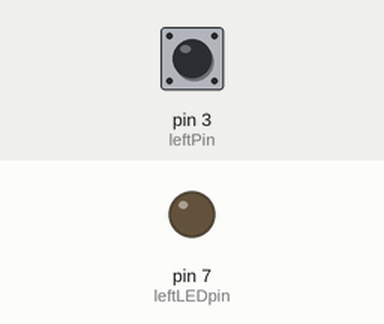
A sketch run on a simulated Arduino Uno, built with avr-gcc and run on an emulated ATmega328P. On the bench: output pins drawn as LEDs (lit = HIGH). Dashed ring = blinking. The test bench sets the inputs (shaded band); at power-on: pin 3 (leftPin) LOW.

Above: at 1.2 s.
1.3 s: pin 3 (leftPin) pulled HIGH for 0.15 s
At 1.8 s:
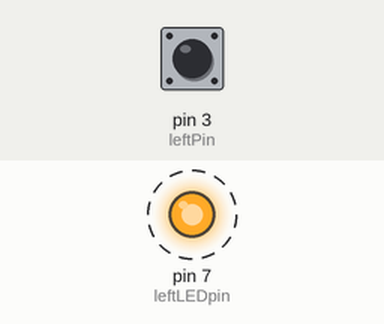
4.4 s: pin 3 (leftPin) pulled HIGH for 3.2 s
9.1 s: pin 3 (leftPin) pulled HIGH for 1 s
At 10.4 s:
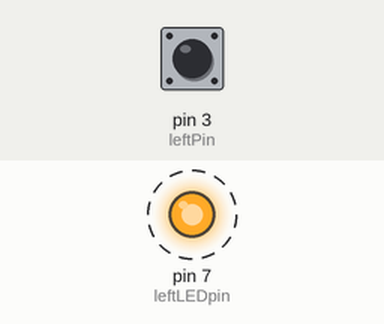
Timing chart, 0 to 19.1 s (numbered marks = the images above; inputs shaded):
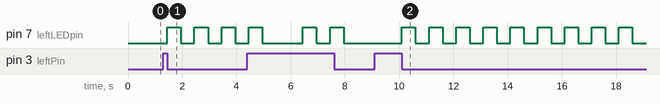

Measured:
- after the input at 1.3 s, pin 7 (leftLEDpin): alternates HIGH for 0.50 s and LOW for 0.50 s, starting after 0.15 s
- after the input at 9.1 s, pin 7 (leftLEDpin): alternates HIGH for 0.50 s and LOW for 0.50 s, starting after 1.0 s

The sketch:

Indicators.ino
```cpp
// Hold A Button + decent blink circuit for indicators

// PROGRESS
// trying to add a cancel blinking function by setting a bool for blinking being true
// get rid of the delay function from the end blinker circuit

int leftPin = 3;                  // the pin number for input (for me a push button)
int leftLEDpin = 7;               // the pin number of the left indicator LED
int leftButtonState;              // current state of the button
long left_millis_held;            // How long the left button was held (milliseconds)
long leftSecsHeld;                // How long the button was held (seconds)
long prev_leftSecsHeld;           // How long the button was held in the previous check
byte prev_leftButtonState = HIGH; // Records the state of the previous left button state
unsigned long firstTime;          // how long since the button was first pressed

void setup() {
  Serial.begin(9600);         // Use serial for debugging
  pinMode(leftLEDpin, OUTPUT);
//  digitalWrite(leftPin, HIGH);  // Turn on 20k pullup resistors to simplify switch input
}

void loop() {
  leftButtonState = digitalRead(leftPin);

  // if the button state changes to pressed, remember the start time
  if (leftButtonState == HIGH && prev_leftButtonState == LOW && (millis() - firstTime) > 200) {
    firstTime = millis();
  }

  left_millis_held = (millis() - firstTime);
  leftSecsHeld = left_millis_held / 1000;

  // This if statement is a basic debouncing tool, the button must be pushed for at least
  // 50 milliseconds in a row for it to be considered as a push.
  if (left_millis_held > 50) {

    if (leftButtonState == HIGH && leftSecsHeld > prev_leftSecsHeld) {
      ledblink(1,500,leftLEDpin); // Each second the button is held blink the indicator led
    }

    // check if the button was released since we last checked
    if (leftButtonState == LOW && prev_leftButtonState == HIGH) {
      // HERE YOU WOULD ADD VARIOUS ACTIONS AND TIMES FOR YOUR OWN CODE
      // ===============================================================================

      // Button pressed for less than 1 second, blink LED 4 times
      if (leftSecsHeld <= 0) {
        ledblink(4,500,leftLEDpin);
      }

      // If the button was held for 3-6 seconds blink LED 20 times
      if (leftSecsHeld >= 1 && leftSecsHeld < 3) {
        ledblink(20,500,leftLEDpin);
      }

      // if any button pressed during blinking, stop blinking
      if (leftSecsHeld <= 1); {
        ledblink(0,0,leftLEDpin);
      }


      // ===============================================================================
    }
  }

  prev_leftButtonState = leftButtonState;
  prev_leftSecsHeld = leftSecsHeld;
}

// Just a simple helper function to blink an led in various patterns
void ledblink(int times, int lengthms, int pinnum){
  for (int x=0; x<times;x++) {
    digitalWrite(pinnum, HIGH);
    delay (lengthms);
    digitalWrite(pinnum, LOW);
    delay(lengthms);
      }
}
```
